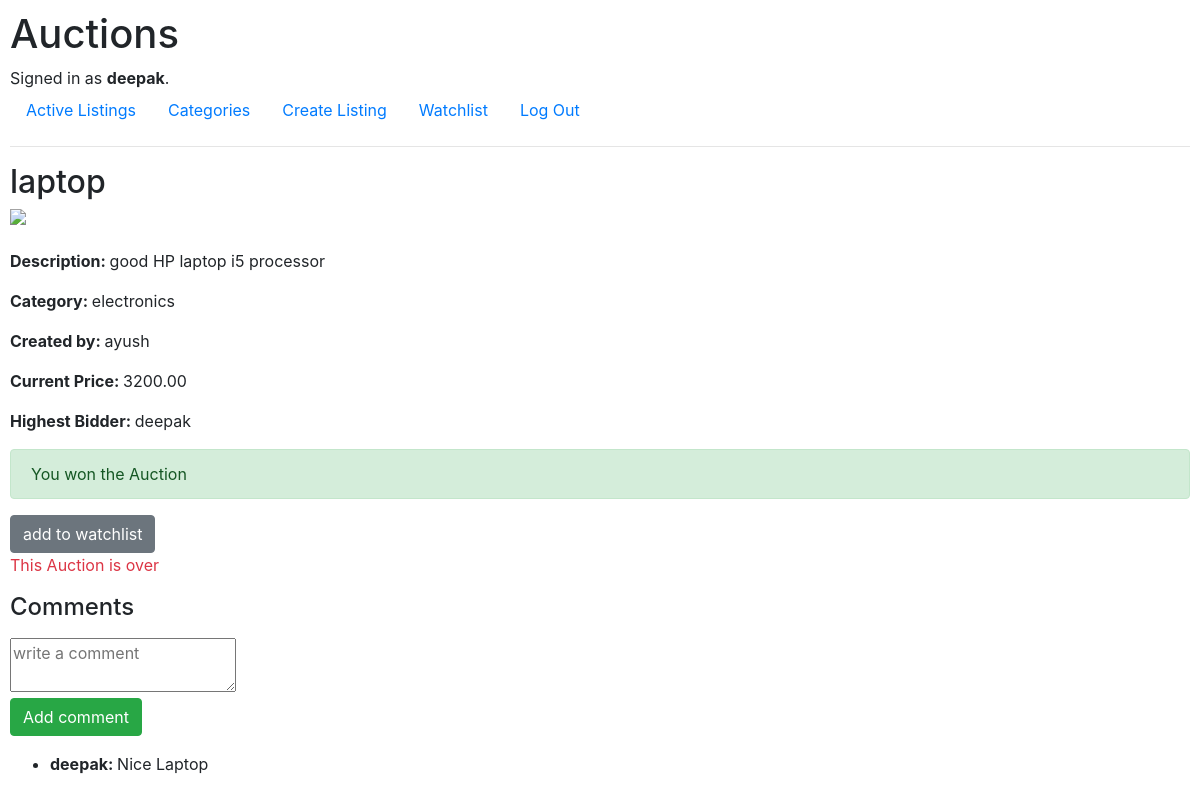
The page /listing/8 (signed in) on the database its author committed.
### auctions/models.py (models this page shows, shortened)
class User(AbstractUser):
    watchlist=models.ManyToManyField('Listing',blank=True,related_name="watchlisted_by")

class Listing(models.Model):
    title=models.CharField(max_length=60)
    description=models.TextField()
    starting_bid=models.DecimalField(max_digits=10, decimal_places=2)
    image_url=models.URLField(blank=True,null=True)
    category=models.CharField(max_length=60,blank=True,null=True)
    is_active=models.BooleanField(default=True)
    created_at=models.DateTimeField(auto_now_add=True)
    created_by=models.ForeignKey(User,on_delete=models.CASCADE,related_name='listings')
    @property
    def current_price(self):
        highest=self.bids.order_by('-amount').first()
        return highest.amount if highest else self.starting_bid

class Bid(models.Model):
    user=models.ForeignKey(User,on_delete=models.CASCADE)
    listing=models.ForeignKey('Listing',on_delete=models.CASCADE,related_name="bids")
    amount=models.DecimalField(max_digits=10,decimal_places=2)

class Comment(models.Model):
    user=models.ForeignKey(User,on_delete=models.CASCADE)
    listing=models.ForeignKey('Listing',on_delete=models.CASCADE,related_name="comments")
    content=models.TextField()
    created_at=models.DateTimeField(auto_now_add=True)

### auctions/views.py (the view, shortened to what this page needs)
# urls.py: path("listing/<int:listing_id>",views.listing,name="listing"),
def listing(request,listing_id):
    listing=get_object_or_404(Listing,pk=listing_id)
    user = request.user
    in_watchlist=user.is_authenticated and listing in user.watchlist.all()
    highest_bid=listing.bids.order_by("-amount").first()
    is_creator=listing.created_by == user
    winner=highest_bid.user if highest_bid else None
    is_winner=winner==user
    comments=listing.comments.all().order_by("-created_at")
    message=None
    message_type=None
    return render(request,"auctions/listing.html",{
        "listing":listing,
        "in_watchlist":in_watchlist,
        "highest_bid":highest_bid,
        "is_creator":is_creator,
        "winner":winner if not listing.is_active else None,
        "is_winner":is_winner,
        "comments":comments,
        "message":message,
        "message_type":message_type
    })

### auctions/templates/auctions/listing.html (shortened to what this page needs)
{% extends "auctions/layout.html" %}
{% block body %}
    <h2>{{ listing.title }}</h2>
    {% if listing.image_url %}
        <img src="{{ listing.image_url }}" style="height: 200px; object-fit: contain;" class="mb-4">
    {% endif %}
    <p><strong>Description: </strong>{{ listing.description }}</p>
    <p><strong>Category: </strong>{{ listing.category }}</p>
    <p><strong>Created by: </strong>{{ listing.created_by }}</p>
    <p><strong>Current Price: </strong>{{ listing.current_price }}</p>
    {% if highest_bid %}
        <p><strong>Highest Bidder: </strong>{{ highest_bid.user }}</p>
    {% endif %}
    {% if user.is_authenticated and winner and is_winner %}
        <p class="alert alert-success">You won the Auction</p>
    {% endif %}
    {% if user.is_authenticated %}
        <form method="post">
            <button name="watchlist_toggle" class="btn btn-secondary">
                {% if in_watchlist %}remove from watch_list{% else %}add to watchlist{% endif %}
            </button>
        </form>
    {% endif %}
    {% if listing.is_active %}
        {% if user.is_authenticated and not is_creator %}
            <form method="post" class="mt-3">
                {% csrf_token %}
                <input type="number" name="bid" step="0.01" min="0" placeholder="your bid">
                <button name="place_bid" class="btn btn-primary">place bid</button>
            </form>
        {% endif %}
    {% else %}
            <p class="text-danger">This Auction is over</p>
    {% endif %}
    <h4>Comments</h4>
    {% if user.is_authenticated %}
            <form method="post" class="mt-3">
                <textarea name="comment" placeholder="write a comment"></textarea>
                <div>
                    <button name="comment_submit" class="btn btn-success">Add comment</button>
                </div>
            </form>
    {% endif %}
    <ul class="mt-3">
        {% for comment in comments %}
            <li><strong>{{ comment.user }}: </strong>{{ comment.content }}</li>
        {% empty %}
            <li>No comments yet</li>
        {% endfor %}
    </ul>
{% endblock %}

### auctions/templates/auctions/layout.html (shortened to what this page needs)
{% load static %}
<!DOCTYPE html>
<html lang="en">
    <head>
        <link rel="stylesheet" href="https://stackpath.bootstrapcdn.com/bootstrap/4.4.1/css/bootstrap.min.css">
        <link href="{% static 'auctions/styles.css' %}" rel="stylesheet">
    </head>
    <body>
        <h1>Auctions</h1>
        <div>
            {% if user.is_authenticated %}
                Signed in as <strong>{{ user.username }}</strong>.
                {% else %}
                Not signed in.
            {% endif %}
        </div>
        <ul class="nav">
            <li class="nav-item">
                <a class="nav-link" href="{% url 'index' %}">Active Listings</a>
            </li>
            <li>
                <a class="nav-link" href="{% url 'categories' %}">Categories</a>
            </li>
            {% if user.is_authenticated %}
                <li>
                    <a class="nav-link" href="{% url 'create' %}">Create Listing</a>
                </li>
                <li class="nav-item">
                    <a class="nav-link" href="{% url 'watchlist' user.id %}">Watchlist</a>
                </li>
                <li class="nav-item">
                    <a class="nav-link" href="{% url 'logout' %}">Log Out</a>
                </li>
            {% endif %}
        </ul>
        <hr>
        {% block body %}
        {% endblock %}
    </body>
</html>

### auctions/static/auctions/styles.css (style rules this page uses)
body { padding: 10px; }

### rows shown on the page
User: username "deepak"
Listing: title "laptop", description "good HP laptop i5 processor", category "electronics", created_by "ayush", current_price "3200.00"
Bid: user "deepak"
Comment: user "deepak", content "Nice Laptop"
